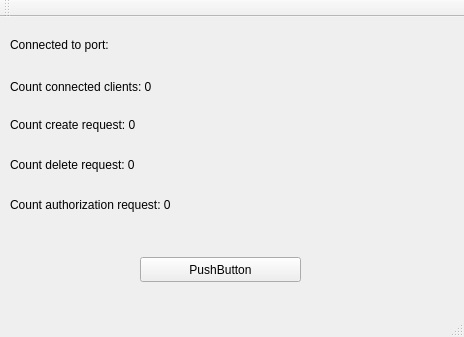
<?xml version="1.0" encoding="UTF-8"?>
<ui version="4.0">
 <class>MainWindow</class>
 <widget class="QMainWindow" name="MainWindow">
  <property name="geometry">
   <rect>
    <x>0</x>
    <y>0</y>
    <width>464</width>
    <height>337</height>
   </rect>
  </property>
  <property name="windowTitle">
   <string>Server</string>
  </property>
  <widget class="QWidget" name="centralWidget">
   <widget class="QLabel" name="cntClients">
    <property name="geometry">
     <rect>
      <x>10</x>
      <y>60</y>
      <width>331</width>
      <height>21</height>
     </rect>
    </property>
    <property name="text">
     <string>&lt;html&gt;&lt;head/&gt;&lt;body&gt;&lt;p&gt;Count connected clients: 0&lt;/p&gt;&lt;/body&gt;&lt;/html&gt;</string>
    </property>
   </widget>
   <widget class="QLabel" name="tcpPort">
    <property name="geometry">
     <rect>
      <x>10</x>
      <y>20</y>
      <width>321</width>
      <height>17</height>
     </rect>
    </property>
    <property name="text">
     <string>&lt;html&gt;&lt;head/&gt;&lt;body&gt;&lt;p&gt;Connected to port: &lt;/p&gt;&lt;/body&gt;&lt;/html&gt;</string>
    </property>
   </widget>
   <widget class="QPushButton" name="pushButton">
    <property name="geometry">
     <rect>
      <x>140</x>
      <y>240</y>
      <width>161</width>
      <height>25</height>
     </rect>
    </property>
    <property name="text">
     <string>PushButton</string>
    </property>
   </widget>
   <widget class="QLabel" name="countCrReq">
    <property name="geometry">
     <rect>
      <x>10</x>
      <y>100</y>
      <width>351</width>
      <height>17</height>
     </rect>
    </property>
    <property name="text">
     <string>&lt;html&gt;&lt;head/&gt;&lt;body&gt;&lt;p&gt;Count create request: 0&lt;/p&gt;&lt;/body&gt;&lt;/html&gt;</string>
    </property>
   </widget>
   <widget class="QLabel" name="countDelReq">
    <property name="geometry">
     <rect>
      <x>10</x>
      <y>140</y>
      <width>331</width>
      <height>17</height>
     </rect>
    </property>
    <property name="text">
     <string>&lt;html&gt;&lt;head/&gt;&lt;body&gt;&lt;p&gt;Count delete request: 0&lt;/p&gt;&lt;/body&gt;&lt;/html&gt;</string>
    </property>
   </widget>
   <widget class="QLabel" name="countAuthReq">
    <property name="geometry">
     <rect>
      <x>10</x>
      <y>180</y>
      <width>391</width>
      <height>17</height>
     </rect>
    </property>
    <property name="text">
     <string>&lt;html&gt;&lt;head/&gt;&lt;body&gt;&lt;p&gt;Count authorization request: 0&lt;/p&gt;&lt;/body&gt;&lt;/html&gt;</string>
    </property>
   </widget>
  </widget>
  <widget class="QMenuBar" name="menuBar">
   <property name="geometry">
    <rect>
     <x>0</x>
     <y>0</y>
     <width>464</width>
     <height>22</height>
    </rect>
   </property>
  </widget>
  <widget class="QToolBar" name="mainToolBar">
   <attribute name="toolBarArea">
    <enum>TopToolBarArea</enum>
   </attribute>
   <attribute name="toolBarBreak">
    <bool>false</bool>
   </attribute>
  </widget>
  <widget class="QStatusBar" name="statusBar"/>
 </widget>
 <layoutdefault spacing="6" margin="11"/>
 <resources/>
 <connections/>
</ui>
